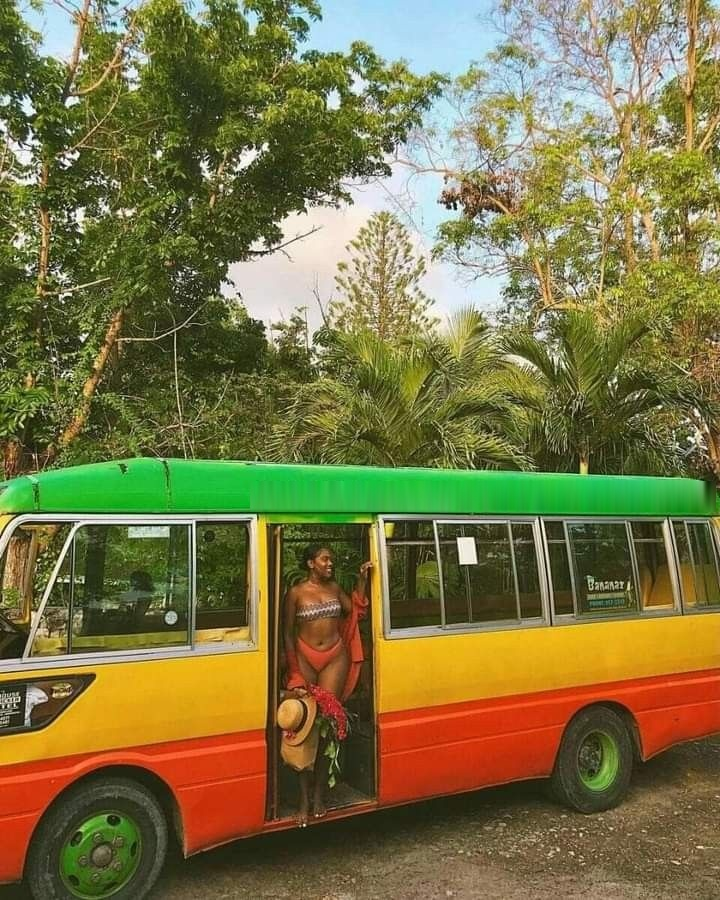
#> input picture animation/bus_reference_plain.jpg, 720 x 900 px
$ python make_bus_reference_v2.py bus_reference_plain.jpg bus_reference_tpg.jpg
#> lines starting #> are read from the running program, lines starting #| are printed output that depends on the picture; after the words box and inside, x2 and y2 are one past the last pixel; in counts of white or black regions, pixels touching at a corner belong together
### animation/make_bus_tpg.py
"""Repeint la photo de reference du bus en blanc et orange (couleurs TPG).

Usage : python make_bus_tpg.py bus_reference_caribbean.jpg bus_reference_tpg.jpg
Vert -> orange vif, jaune -> blanc, bas de caisse rouge-orange conserve.
"""

import sys

import numpy as np
from PIL import Image


def main(src, dst):
#> called with src = 'bus_reference_plain.jpg'
    hsv = np.array(Image.open(src).convert("RGB").convert("HSV")).astype(np.float32)
    h, s, v = hsv[..., 0] / 255 * 360, hsv[..., 1] / 255, hsv[..., 2] / 255
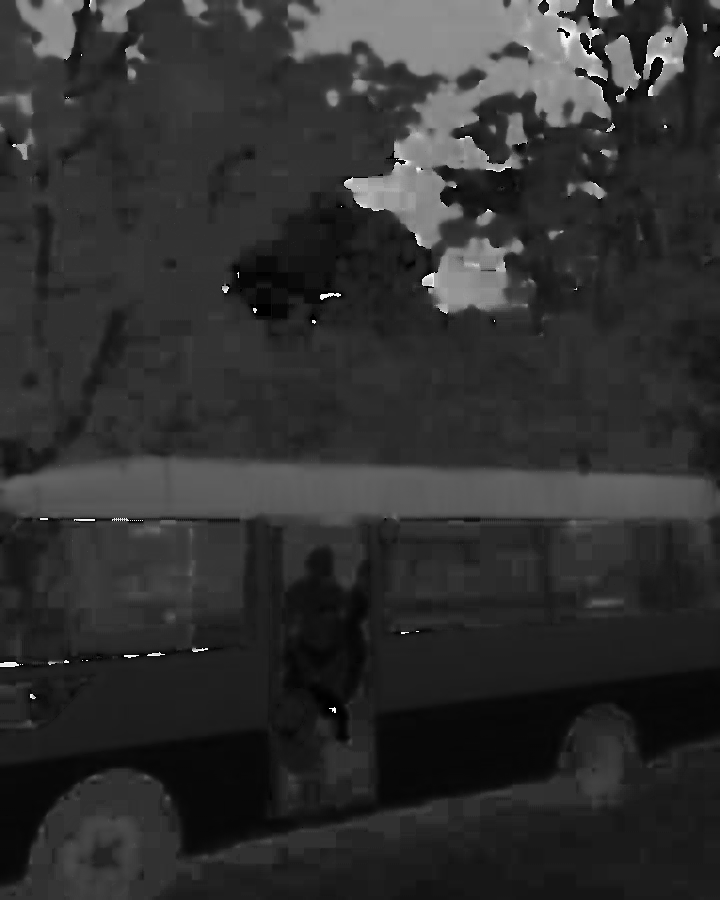
#> h: shape (900, 720) float32; min 0, max 358.6, mean 68.1; drawn with min black and max white
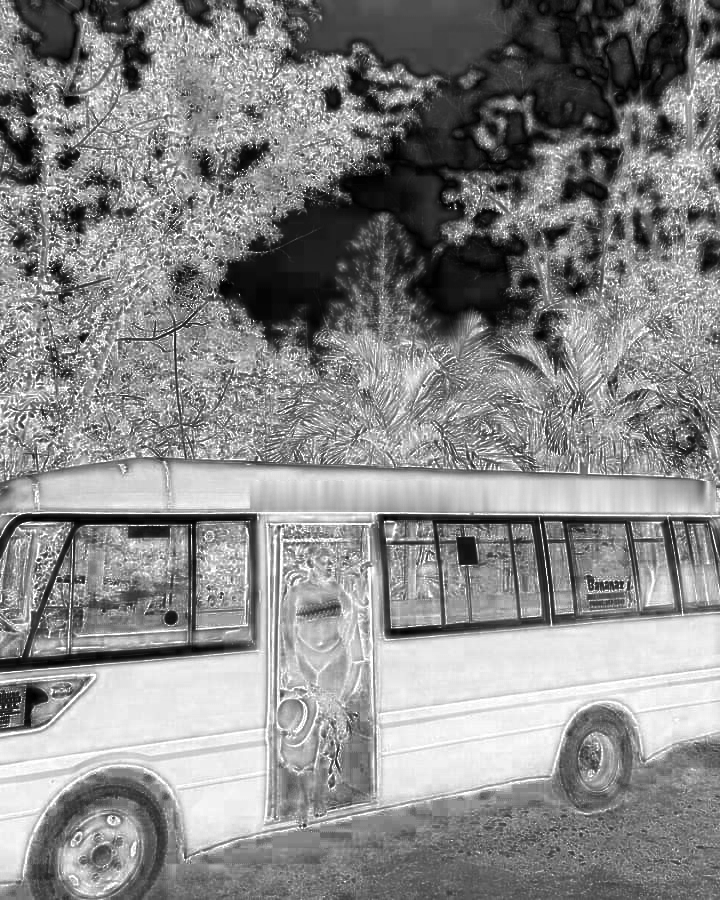
#> s: shape (900, 720) float32; min 0, max 1, mean 0.536
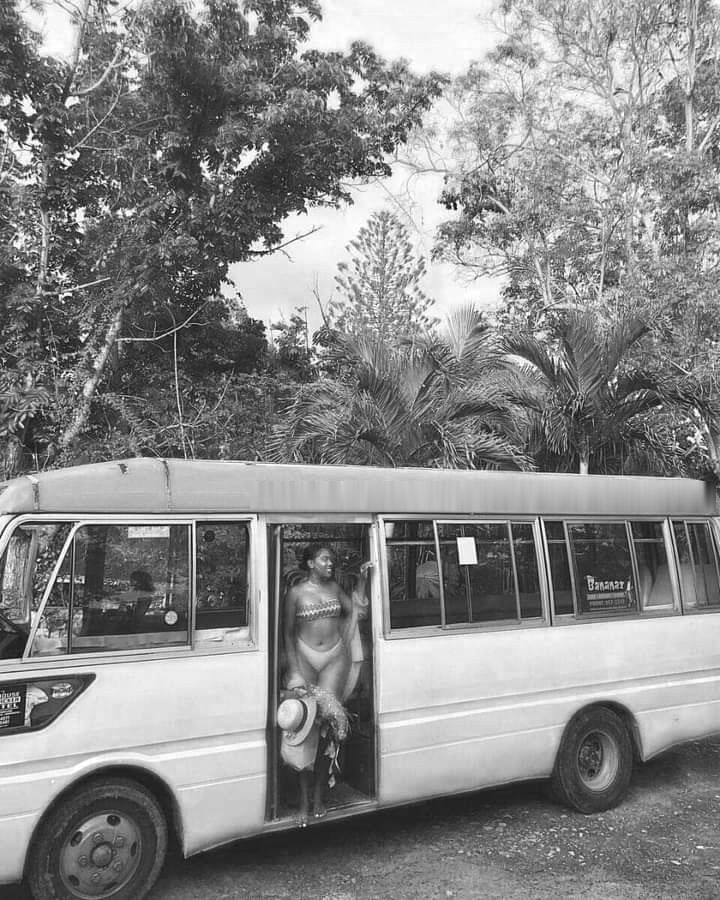
#> v: shape (900, 720) float32; min 0.00392, max 1, mean 0.533
    rows = np.arange(h.shape[0])[:, None] * np.ones((1, h.shape[1]))
    bus = rows > 444  # la carrosserie commence sous les arbres
    green = bus & (h > 75) & (h < 160) & (s > 0.45) & (v > 0.25)
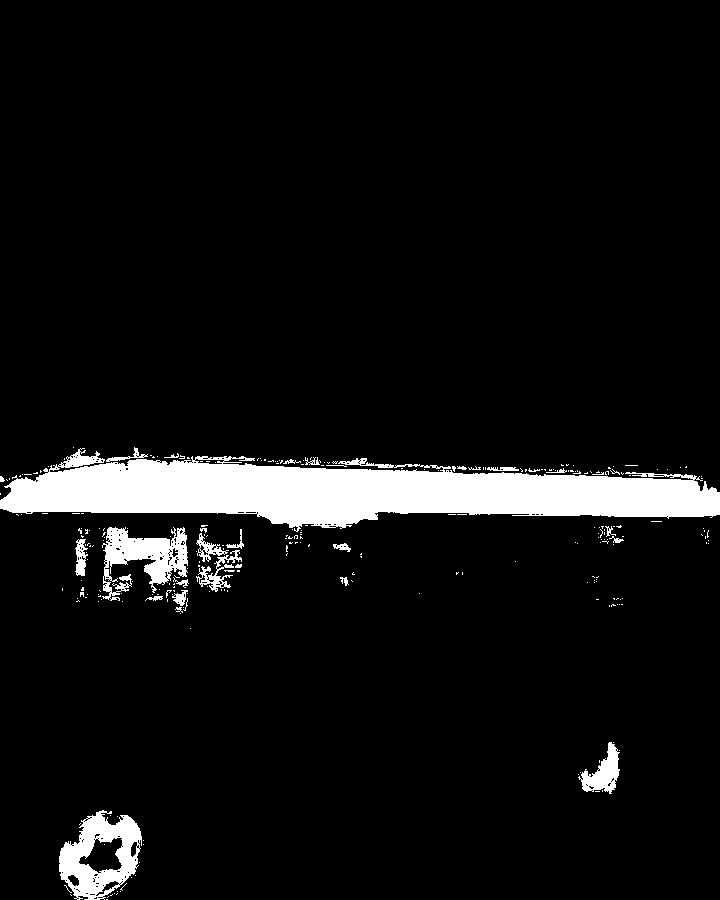
#> green: shape (900, 720) bool; 6.8% white; 272 white regions (243 under 20 px), largest, box (x1, y1, x2, y2) and area: (0, 448, 720, 532) 33168, (59, 810, 142, 900) 3900, (102, 527, 188, 601) 3127
    yellow = bus & (h > 33) & (h <= 75) & (s > 0.3) & (v > 0.3)
#> yellow: shape (900, 720) bool; 15.7% white; 1112 white regions (1005 under 20 px), largest, box (x1, y1, x2, y2) and area: (160, 767, 720, 900) 28716, (358, 519, 720, 715) 27775, (0, 516, 272, 763) 21979
    out = hsv.copy()
    out[..., 0][green] = 22 / 360 * 255
    out[..., 1][green] = np.clip(s[green] * 1.05, 0, 1) * 255
#> out: shape (900, 720, 3) float32; mean R, G, B 43.8, 137.4, 135.9
    out[..., 2][green] = np.clip(v[green] * 1.25, 0, 1) * 255
    out[..., 1][yellow] = s[yellow] * 0.06 * 255
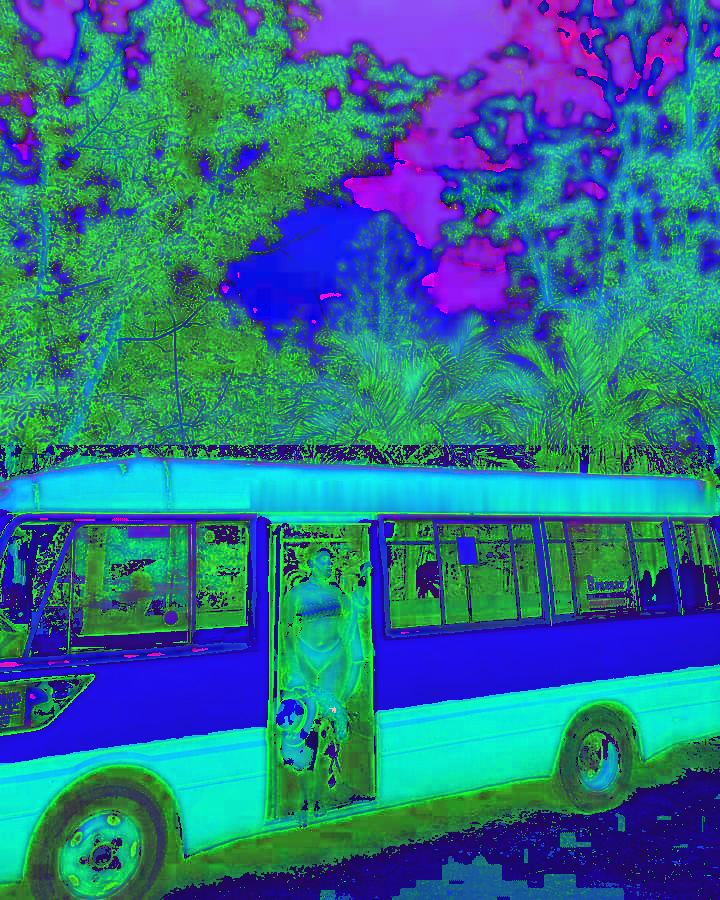
#> out: shape (900, 720, 3) float32; mean R, G, B 43.8, 113, 138.6
    out[..., 2][yellow] = np.clip(v[yellow] * 1.15, 0, 1) * 255
#> out: shape (900, 720, 3) float32; 15.65% of pixels changed, all inside (x1, y1, x2, y2) = (0, 445, 720, 900)
    Image.fromarray(out.astype(np.uint8), "HSV").convert("RGB").save(dst, quality=95)


# [2 lines that do not run on import are left out]

### animation/make_bus_reference_v2.py
"""Photo de reference du bus, version finale : blanc et orange, tournee vers la droite.

Part de la photo sans inscription, la repeint (make_bus_tpg), la retourne
horizontalement pour que l'avant du bus soit a droite (sens de marche dans le
travelling), puis ecrit le lettrage a l'endroit sur le bandeau.

Usage : python make_bus_reference_v2.py bus_reference_plain.jpg bus_reference_tpg.jpg
"""

import sys
import tempfile

from PIL import Image, ImageDraw, ImageFilter, ImageFont, ImageOps

import make_bus_tpg

FONT = "/usr/share/fonts/opentype/inter/Inter-ExtraBold.otf"
TEXT = "FROM THE CARIBBEAN TO GENEVA"
COLOR = (40, 22, 10)
X0, X1, Y = 4, 470, 496  # bandeau apres retournement


def main(src, dst):
    with tempfile.NamedTemporaryFile(suffix=".jpg") as tmp:
        make_bus_tpg.main(src, tmp.name)
        im = ImageOps.mirror(Image.open(tmp.name).convert("RGB"))
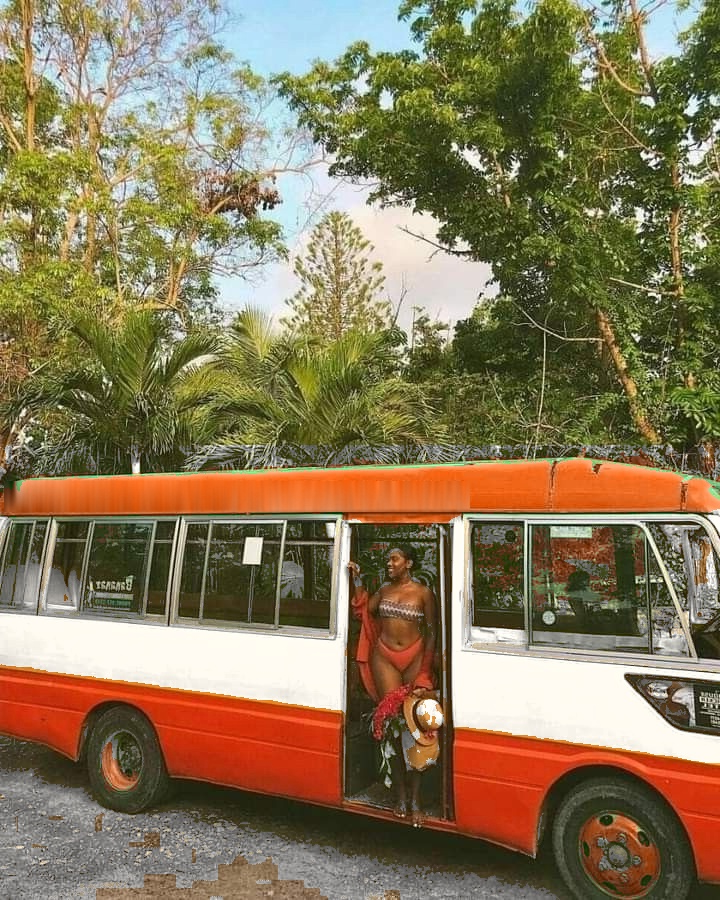
#> im: PIL image 720x900 RGB; mean R, G, B 136.6, 120.5, 88.9
    layer = Image.new("RGBA", im.size, (0, 0, 0, 0))
#> layer: PIL image 720x900 RGBA; every value is 0
    d = ImageDraw.Draw(layer)
    size = 24
    while True:
        font = ImageFont.truetype(FONT, size)
        spacing = size * 0.08
        widths = [d.textlength(ch, font=font) for ch in TEXT]
        total = sum(widths) + spacing * (len(TEXT) - 1)
        if total <= (X1 - X0) - 30 or size <= 8:
            break
        size -= 1
#> this loop made 3 passes
#> total on passes 1 to 3: 472.7, 453.1, 433.3
#> after the loop, size = 22
    x = (X0 + X1) / 2 - total / 2
#> x = 20.33
    for ch, w in zip(TEXT, widths):
        d.text((x, Y), ch, font=font, fill=COLOR + (240,), anchor="lm")
        x += w + spacing
#> this loop made 28 passes
#> (ch, w, x) on passes 1 to 12: ('F', 12.88, 34.97), ('R', 14.56, 51.29), ('O', 17, 70.05), ('M', 20.75, 92.56), (' ', 4.81, 99.13), ('T', 14.89, 115.8), ('H', 16.47, 134), ('E', 13.42, 149.2), (' ', 4.81, 155.8), ('C', 16.36, 173.9), ('A', 16.94, 192.6), ('R', 14.56, 208.9)
#> after the loop, x = 455.4
    layer = layer.rotate(0.5, center=((X0 + X1) / 2, Y), resample=Image.BICUBIC)
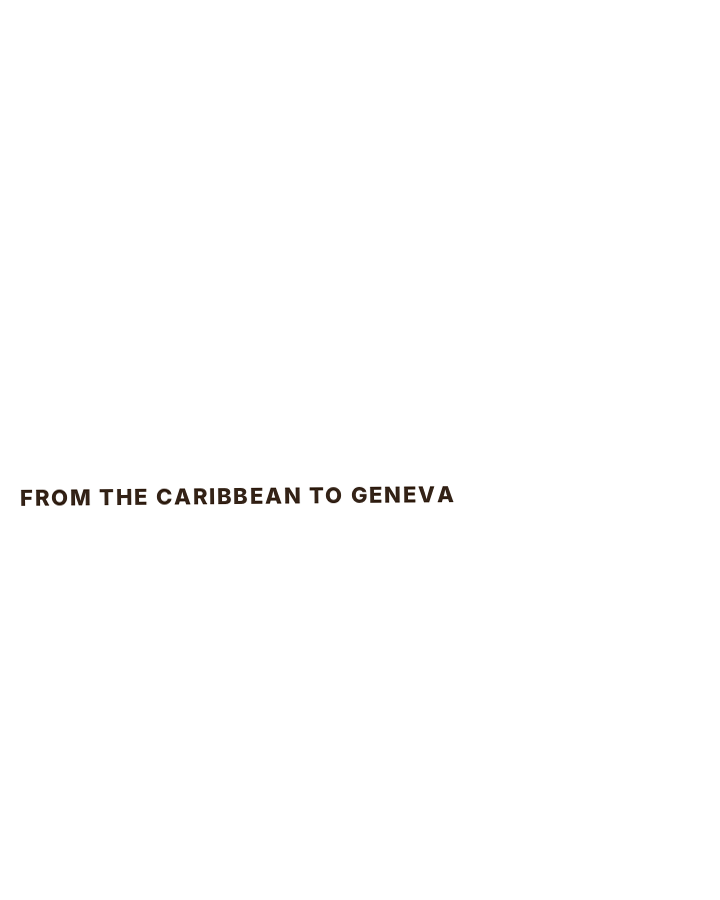
#> layer: PIL image 720x900 RGBA; mean R, G, B, A 0.3, 0.1, 0.1, 1.2; transparent parts drawn white
    layer = layer.filter(ImageFilter.GaussianBlur(0.4))
    im.paste(layer, (0, 0), layer)
    im.save(dst, quality=95)


if __name__ == "__main__":
    main(sys.argv[1], sys.argv[2])
